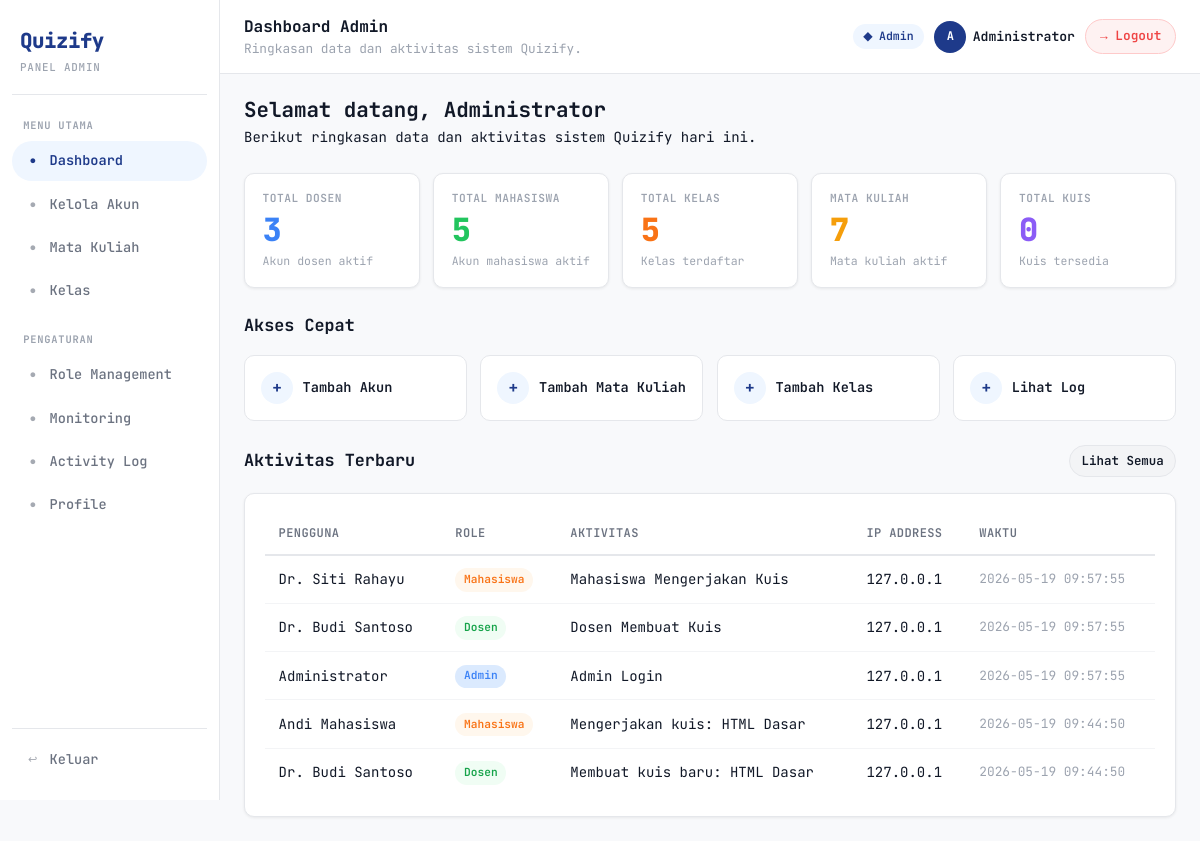
Page /index.php?page=dashboard (signed in) on the committed database.
### tables this page shows
CREATE TABLE `activity_log` (
  `id` int NOT NULL,
  `user_id` int DEFAULT NULL,
  `aksi` varchar(200) NOT NULL,
  `ip_address` varchar(50) DEFAULT NULL,
  `role` varchar(30) DEFAULT NULL,
  `class_id` int DEFAULT NULL,
  `quiz_id` int DEFAULT NULL,
  `created_at` timestamp NULL DEFAULT CURRENT_TIMESTAMP
);

CREATE TABLE `users` (
  `id` int NOT NULL,
  `nama` varchar(100) NOT NULL,
  `email` varchar(100) NOT NULL,
  `password` varchar(255) NOT NULL,
  `role` enum('admin','dosen','mahasiswa') NOT NULL DEFAULT 'mahasiswa',
  `nim_nip` varchar(20) DEFAULT NULL,
  `created_at` timestamp NULL DEFAULT CURRENT_TIMESTAMP,
  `updated_at` timestamp NULL DEFAULT CURRENT_TIMESTAMP ON UPDATE CURRENT_TIMESTAMP
);

### app/controllers/admin/DashboardController.php (called while the page is built, shortened)
<?php
require_once 'app/models/DashboardModel.php';
class DashboardController
{
    private $model;
    public function __construct()
    {
        $this->model = new DashboardModel();
    }
    public function index()
    {
        $stats = $this->model->getStats();
        $aktivitas = $this->model->getAktivitasTerbaru(5);
        $pageTitle = 'Dashboard Admin';
        $pageSubtitle = 'Ringkasan data dan aktivitas sistem Quizify.';
        $activePage = 'dashboard';
        require 'app/views/admin/dashboard.php';
    }
}

### app/core/Router.php (called while the page is built, shortened)
<?php
class Router
{
    public function dispatch($page, $action)
    {
        [$file, $class, $defaultMethod, $role] = $this->routes[$page];
        $controller = new $class();
        $method = $defaultMethod ?: $this->sanitizeAction($action);
        $controller->$method();
    }
}

### index.php (called while the page is built, shortened)
<?php
require_once APP_ROOT . '/app/core/Router.php';
$page = $_GET['page'] ?? null;
$action = $_GET['action'] ?? 'index';
(new Router())->dispatch($page, $action);

### config/database.php (called while the page is built, shortened)
<?php
function getDB()
{
    static $pdo = null;
    if ($pdo === null) {
        try {
            $dsn = "mysql:host=" . DB_HOST . ";port=" . DB_PORT . ";dbname=" . DB_NAME . ";charset=" . DB_CHARSET;
            $pdo = new PDO($dsn, DB_USER, DB_PASS);
            $pdo->setAttribute(PDO::ATTR_ERRMODE, PDO::ERRMODE_EXCEPTION);
            $pdo->setAttribute(PDO::ATTR_DEFAULT_FETCH_MODE, PDO::FETCH_ASSOC);
        } catch (PDOException $e) {
            die('<div style="font-family:sans-serif;padding:2rem;color:#dc2626;">
                <strong>Koneksi Database Gagal</strong><br>
                Pastikan MySQL berjalan dan konfigurasi di config/database.php sudah benar.<br>
                Error: ' . $e->getMessage() . '
            </div>');
        }
    }
    return $pdo;
}

### app/models/DashboardModel.php (called while the page is built)
<?php
require_once __DIR__ . '/../../config/database.php';
require_once __DIR__ . '/ActivityModel.php';
class DashboardModel
{
    private $db;
    public function __construct()
    {
        $this->db = getDB();
    }
    public function getStats()
    {
        return [
            'dosen' => (int) $this->db->query("SELECT COUNT(*) FROM users WHERE role = 'dosen'")->fetchColumn(),
            'mahasiswa' => (int) $this->db->query("SELECT COUNT(*) FROM users WHERE role = 'mahasiswa'")->fetchColumn(),
            'kelas' => (int) $this->db->query('SELECT COUNT(*) FROM kelas')->fetchColumn(),
            'matkul' => (int) $this->db->query('SELECT COUNT(*) FROM mata_kuliah')->fetchColumn(),
            'kuis' => (int) $this->db->query('SELECT COUNT(*) FROM kuis')->fetchColumn(),
        ];
    }
    public function getAktivitasTerbaru($limit = 5)
    {
        return ActivityModel::getLogs($limit);
    }
}

### app/models/ActivityModel.php (called while the page is built, shortened)
<?php
require_once __DIR__ . '/../../config/database.php';
class ActivityModel
{
    public static function getLogs($limit = 50)
    {
        $db = getDB();
        self::ensureSchema($db);
        $stmt = $db->prepare(
            'SELECT
                al.id,
                al.aksi,
                al.ip_address,
                al.role AS log_role,
                al.class_id,
                al.quiz_id,
                al.created_at,
                u.nama,
                u.email,
                COALESCE(al.role, u.role) AS role,
                k.nama AS nama_kelas,
                q.judul AS nama_kuis
             FROM activity_log al
             LEFT JOIN users u ON u.id = al.user_id
             LEFT JOIN kelas k ON k.id = al.class_id
             LEFT JOIN kuis q ON q.id = al.quiz_id
             ORDER BY al.created_at DESC, al.id DESC
             LIMIT :limit'
        );
        $stmt->bindValue(':limit', (int) $limit, PDO::PARAM_INT);
        $stmt->execute();
        return $stmt->fetchAll();
    }
    public static function ensureSchema(PDO $db)
    {
        foreach ([
            'role' => 'VARCHAR(30) NULL',
            'class_id' => 'INT NULL',
            'quiz_id' => 'INT NULL',
        ] as $column => $definition) {
            $stmt = $db->prepare('SHOW COLUMNS FROM activity_log LIKE :column_name');
            $stmt->execute(['column_name' => $column]);
        }
    }
}

### app/views/layouts/footer.php (called while the page is built)
<?php require __DIR__ . '/../footer.php'; ?>

### app/views/admin/dashboard.php (the view, shortened to what this page needs)
<?php
require 'app/views/layouts/header.php';
require 'app/views/layouts/sidebar.php';
?>
<main class="main">
    <?php require 'app/views/layouts/topbar.php'; ?>
    <section class="page-content">
        <div class="greeting">
            <h1>Selamat datang, Administrator</h1>
            <p>Berikut ringkasan data dan aktivitas sistem Quizify hari ini.</p>
        </div>
        <div class="stats-grid">
            <div class="stat-card blue">
                <div class="stat-label">Total Dosen</div>
                <div class="stat-value"><?= $stats['dosen'] ?></div>
                <div class="stat-desc">Akun dosen aktif</div>
            </div>
            <div class="stat-card green">
                <div class="stat-label">Total Mahasiswa</div>
                <div class="stat-value"><?= $stats['mahasiswa'] ?></div>
                <div class="stat-desc">Akun mahasiswa aktif</div>
            </div>
            <div class="stat-card orange">
                <div class="stat-label">Total Kelas</div>
                <div class="stat-value"><?= $stats['kelas'] ?></div>
                <div class="stat-desc">Kelas terdaftar</div>
            </div>
            <div class="stat-card yellow">
                <div class="stat-label">Mata Kuliah</div>
                <div class="stat-value"><?= $stats['matkul'] ?></div>
                <div class="stat-desc">Mata kuliah aktif</div>
            </div>
            <div class="stat-card purple">
                <div class="stat-label">Total Kuis</div>
                <div class="stat-value"><?= $stats['kuis'] ?></div>
                <div class="stat-desc">Kuis tersedia</div>
            </div>
        </div>
        <div class="section-header">
            <h2>Akses Cepat</h2>
        </div>
        <div class="quick-menu">
            <a href="index.php?page=akun&action=tambah" class="quick-card">
                <span class="quick-icon">&#43;</span>
                <span>Tambah Akun</span>
            </a>
            <a href="index.php?page=matkul&action=tambah" class="quick-card">
                <span class="quick-icon">&#43;</span>
                <span>Tambah Mata Kuliah</span>
            </a>
            <a href="index.php?page=kelas&action=tambah" class="quick-card">
                <span class="quick-icon">&#43;</span>
                <span>Tambah Kelas</span>
            </a>
            <a href="index.php?page=monitoring" class="quick-card">
                <span class="quick-icon">&#43;</span>
                <span>Lihat Log</span>
            </a>
        </div>
        <div class="section-header" style="margin-top: 1.5rem;">
            <h2>Aktivitas Terbaru</h2>
            <a href="index.php?page=monitoring" class="btn btn-secondary btn-sm">Lihat Semua</a>
        </div>
        <div class="card">
            <table class="table">
                <thead>
                    <tr>
                        <th>Pengguna</th>
                        <th>Role</th>
                        <th>Aktivitas</th>
                        <th>IP Address</th>
                        <th>Waktu</th>
                    </tr>
                </thead>
                <tbody id="admin-activity-body" data-feed-url="index.php?page=admin-activity-feed">
                    <?php if (!empty($aktivitas)): ?>
                        <?php foreach ($aktivitas as $log): ?>
                            <tr>
                                <td><?= htmlspecialchars($log['nama'] ?? 'Tidak diketahui') ?></td>
                                <td>
                                    <span
                                        class="badge badge-<?= $log['role'] === 'admin' ? 'blue' : ($log['role'] === 'dosen' ? 'green' : 'orange') ?>">
                                        <?= ucfirst(htmlspecialchars($log['role'] ?? '-')) ?>
                                    </span>
                                </td>
                                <td><?= htmlspecialchars($log['aksi']) ?></td>
                                <td><?= htmlspecialchars($log['ip_address'] ?? '-') ?></td>
                                <td class="text-muted"><?= htmlspecialchars($log['created_at']) ?></td>
                            </tr>
                        <?php endforeach; ?>
                    <?php else: ?>
                        <tr>
                            <td colspan="5" class="text-center text-muted">Belum ada aktivitas tercatat.</td>
                        </tr>
                    <?php endif; ?>
                </tbody>
            </table>
        </div>
    </section>
    <?php require 'app/views/layouts/footer.php'; ?>

### app/views/layouts/header.php (shortened to what this page needs)
<!DOCTYPE html>
<html lang="id">
<head>
    <link rel="stylesheet" href="public/css/style.css" />
    <link rel="stylesheet" href="public/css/admin.css" />
</head>
<body>
    <div class="layout">

### app/views/layouts/sidebar.php
<?php
$activePage = isset($activePage) ? $activePage : 'dashboard';
?>
<aside class="sidebar">
    <div class="sidebar-logo">
        <div class="logo-text">Quizify</div>
        <div class="logo-sub">Panel Admin</div>
    </div>
    <nav class="sidebar-nav">
        <div class="nav-group-label">Menu Utama</div>
        <a href="index.php?page=dashboard" class="nav-item <?= $activePage === 'dashboard' ? 'active' : '' ?>">
            <span class="nav-icon">&#9679;</span>
            Dashboard
        </a>
        <a href="index.php?page=akun" class="nav-item <?= $activePage === 'akun' ? 'active' : '' ?>">
            <span class="nav-icon">&#9679;</span>
            Kelola Akun
        </a>
        <a href="index.php?page=matkul" class="nav-item <?= $activePage === 'matkul' ? 'active' : '' ?>">
            <span class="nav-icon">&#9679;</span>
            Mata Kuliah
        </a>
        <a href="index.php?page=kelas" class="nav-item <?= $activePage === 'kelas' ? 'active' : '' ?>">
            <span class="nav-icon">&#9679;</span>
            Kelas
        </a>
        <div class="nav-group-label" style="margin-top: 0.75rem;">Pengaturan</div>
        <a href="index.php?page=role" class="nav-item <?= $activePage === 'role' ? 'active' : '' ?>">
            <span class="nav-icon">&#9679;</span>
            Role Management
        </a>
        <a href="index.php?page=monitoring" class="nav-item <?= $activePage === 'monitoring' ? 'active' : '' ?>">
            <span class="nav-icon">&#9679;</span>
            Monitoring
        </a>
        <a href="index.php?page=admin-activity-log" class="nav-item <?= $activePage === 'activity-log' ? 'active' : '' ?>">
            <span class="nav-icon">&#9679;</span>
            Activity Log
        </a>
        <a href="index.php?page=profile" class="nav-item <?= $activePage === 'profile' ? 'active' : '' ?>">
            <span class="nav-icon">&#9679;</span>
            Profile
        </a>
    </nav>
    <div class="sidebar-footer">
        <a href="index.php?page=logout" class="nav-item nav-logout">
            <span class="nav-icon">&#8617;</span>
            Keluar
        </a>
    </div>
</aside>

### app/views/layouts/topbar.php (shortened to what this page needs)
<?php
$pageTitle = isset($pageTitle) ? $pageTitle : 'Dashboard Admin';
$pageSubtitle = isset($pageSubtitle) ? $pageSubtitle : '';
$adminNama = isset($_SESSION['nama']) ? $_SESSION['nama'] : 'Administrator';
$words = explode(' ', $adminNama);
$initials = strtoupper(substr($words[0], 0, 1));
?>
<header class="topbar">
    <div class="topbar-left">
        <div class="topbar-title"><?= htmlspecialchars($pageTitle) ?></div>
        <?php if ($pageSubtitle): ?>
            <p class="text-muted"><?= htmlspecialchars($pageSubtitle) ?></p>
        <?php endif; ?>
    </div>
    <div class="topbar-right">
        <span class="role-chip">&#9670; Admin</span>
        <a href="index.php?page=profile" class="avatar-wrap" title="Profile Settings" style="text-decoration:none;">
            <div class="avatar"><?= $initials ?></div>
            <span class="avatar-name"><?= htmlspecialchars($adminNama) ?></span>
        </a>
        <a href="index.php?page=logout" class="btn-logout" title="Keluar"
           onclick="return confirm('Yakin ingin logout?')">&#x2192; Logout</a>
    </div>
</header>

### app/views/footer.php (shortened to what this page needs)
</div>
</body>
</html>

### public/css/style.css (style rules this page uses)
*, *::before, *::after { margin: 0; padding: 0; box-sizing: border-box; }
:root { --primary: #1E3A8A; --primary-light: #EFF6FF; --accent: #3B82F6; --accent-light: #DBEAFE; --orange: #F97316; --orange-light: #FFF7ED; --green: #22C55E; --green-light: #F0FDF4; --red: #EF4444; --red-light: #FEF2F2; --yellow: #F59E0B; --yellow-light: #FFFBEB; --purple: #8B5CF6; --purple-light: #F5F3FF; --white: #FFFFFF; --bg: #F8F9FB; --black: #111827; --gray-100: #F3F4F6; --gray-200: #E5E7EB; --gray-400: #9CA3AF; --gray-600: #6B7280; --radius: 10px; --radius-sm: 6px; --shadow: 0 1px 3px rgba(0, 0, 0, 0.07); --shadow-md: 0 4px 16px rgba(0, 0, 0, 0.08); --font: 'JetBrains Mono', monospace; }
html { scroll-behavior: smooth; }
body { font-family: var(--font); background: var(--bg); color: var(--black); line-height: 1.6; min-height: 100vh; -webkit-font-smoothing: antialiased; }
a { text-decoration: none; color: inherit; }
h1 { font-size: 1.5rem; font-weight: 700; line-height: 1.2; }
h2 { font-size: 1.05rem; font-weight: 700; }
p { font-size: 0.875rem; }
.text-muted { color: var(--gray-400); font-size: 0.8rem; }
.btn { display: inline-flex; align-items: center; justify-content: center; gap: 0.35rem; padding: 0.55rem 1.1rem; border: none; border-radius: 999px; font-family: var(--font); font-size: 0.82rem; font-weight: 600; cursor: pointer; transition: opacity 0.15s; text-decoration: none; }
.btn-secondary { background: var(--gray-100); color: var(--black); border: 1px solid var(--gray-200); }
.btn-sm { padding: 0.32rem 0.7rem; font-size: 0.78rem; }
.badge { display: inline-flex; align-items: center; padding: 0.18rem 0.55rem; border-radius: 20px; font-size: 0.7rem; font-weight: 600; }
.badge-blue { background: var(--accent-light); color: var(--accent); }
.badge-green { background: var(--green-light); color: #16A34A; }
.badge-orange { background: var(--orange-light); color: var(--orange); }
.card { background: var(--white); border: 1px solid var(--gray-200); border-radius: var(--radius); padding: 1.25rem; box-shadow: var(--shadow); }

### rows in the picture
activity_log: user.nama "Dr. Siti Rahayu", role "Mahasiswa", aksi "Mahasiswa Mengerjakan Kuis", ip_address "127.0.0.1", created_at "2026-05-19 09:57:55"
activity_log: user.nama "Dr. Budi Santoso", role "Dosen", aksi "Dosen Membuat Kuis", ip_address "127.0.0.1", created_at "2026-05-19 09:57:55"
activity_log: user.nama "Administrator", role "Admin", aksi "Admin Login", ip_address "127.0.0.1", created_at "2026-05-19 09:57:55"
activity_log: user.nama "Andi Mahasiswa", role "Mahasiswa", aksi "Mengerjakan kuis: HTML Dasar", ip_address "127.0.0.1", created_at "2026-05-19 09:44:50"
activity_log: user.nama "Dr. Budi Santoso", role "Dosen", aksi "Membuat kuis baru: HTML Dasar", ip_address "127.0.0.1", created_at "2026-05-19 09:44:50"

### other values in the picture
$pageTitle "Dashboard Admin"
$pageSubtitle "Ringkasan data dan aktivitas sistem Quizify."
$initials "A"
$adminNama "Administrator"
$stats['dosen'] "3"
$stats['mahasiswa'] "5"
$stats['kelas'] "5"
$stats['matkul'] "7"
$stats['kuis'] "0"
